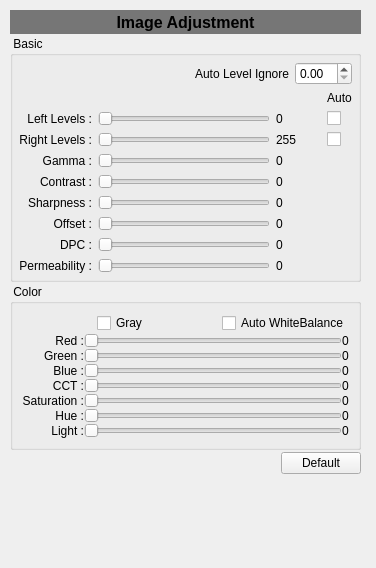
<?xml version="1.0" encoding="UTF-8"?>
<ui version="4.0">
 <class>CamImageAdjustment</class>
 <widget class="QWidget" name="CamImageAdjustment">
  <property name="geometry">
   <rect>
    <x>0</x>
    <y>0</y>
    <width>376</width>
    <height>568</height>
   </rect>
  </property>
  <property name="windowTitle">
   <string>Form</string>
  </property>
  <widget class="QWidget" name="gridLayoutWidget">
   <property name="geometry">
    <rect>
     <x>10</x>
     <y>10</y>
     <width>351</width>
     <height>544</height>
    </rect>
   </property>
   <layout class="QGridLayout" name="gridLayout" columnstretch="0,0,0">
    <property name="leftMargin">
     <number>0</number>
    </property>
    <property name="bottomMargin">
     <number>4</number>
    </property>
    <property name="horizontalSpacing">
     <number>0</number>
    </property>
    <property name="verticalSpacing">
     <number>2</number>
    </property>
    <item row="4" column="1">
     <spacer name="verticalSpacer">
      <property name="orientation">
       <enum>Qt::Vertical</enum>
      </property>
      <property name="sizeHint" stdset="0">
       <size>
        <width>20</width>
        <height>40</height>
       </size>
      </property>
     </spacer>
    </item>
    <item row="0" column="0" colspan="3">
     <widget class="QLabel" name="labnTitle">
      <property name="sizePolicy">
       <sizepolicy hsizetype="Preferred" vsizetype="Fixed">
        <horstretch>0</horstretch>
        <verstretch>0</verstretch>
       </sizepolicy>
      </property>
      <property name="minimumSize">
       <size>
        <width>0</width>
        <height>24</height>
       </size>
      </property>
      <property name="font">
       <font>
        <pointsize>12</pointsize>
        <weight>75</weight>
        <bold>true</bold>
       </font>
      </property>
      <property name="styleSheet">
       <string notr="true">background-color: rgb(118, 118, 118);</string>
      </property>
      <property name="text">
       <string>Image Adjustment</string>
      </property>
      <property name="alignment">
       <set>Qt::AlignCenter</set>
      </property>
     </widget>
    </item>
    <item row="3" column="1">
     <layout class="QHBoxLayout" name="horizontalLayout">
      <item>
       <spacer name="horizontalSpacer_3">
        <property name="orientation">
         <enum>Qt::Horizontal</enum>
        </property>
        <property name="sizeHint" stdset="0">
         <size>
          <width>40</width>
          <height>20</height>
         </size>
        </property>
       </spacer>
      </item>
      <item>
       <widget class="QPushButton" name="pbDefault">
        <property name="text">
         <string>Default</string>
        </property>
       </widget>
      </item>
     </layout>
    </item>
    <item row="2" column="1">
     <widget class="QGroupBox" name="groupBox_2">
      <property name="title">
       <string> Color</string>
      </property>
      <layout class="QGridLayout" name="gridLayout_5">
       <item row="0" column="0">
        <layout class="QGridLayout" name="gridLayout_4">
         <property name="spacing">
          <number>0</number>
         </property>
         <item row="3" column="2">
          <widget class="QLabel" name="labvBlue">
           <property name="text">
            <string>0</string>
           </property>
          </widget>
         </item>
         <item row="3" column="1">
          <widget class="QSlider" name="hsldBlue">
           <property name="orientation">
            <enum>Qt::Horizontal</enum>
           </property>
          </widget>
         </item>
         <item row="5" column="1">
          <widget class="QSlider" name="hsldSaturation">
           <property name="orientation">
            <enum>Qt::Horizontal</enum>
           </property>
          </widget>
         </item>
         <item row="6" column="2">
          <widget class="QLabel" name="labvHue">
           <property name="text">
            <string>0</string>
           </property>
          </widget>
         </item>
         <item row="3" column="0">
          <widget class="QLabel" name="labnBlue">
           <property name="text">
            <string>Blue :</string>
           </property>
           <property name="alignment">
            <set>Qt::AlignRight|Qt::AlignTrailing|Qt::AlignVCenter</set>
           </property>
          </widget>
         </item>
         <item row="1" column="2">
          <widget class="QLabel" name="labvRed">
           <property name="text">
            <string>0</string>
           </property>
          </widget>
         </item>
         <item row="4" column="0">
          <widget class="QLabel" name="labnColorTemperature">
           <property name="text">
            <string>CCT :</string>
           </property>
           <property name="alignment">
            <set>Qt::AlignRight|Qt::AlignTrailing|Qt::AlignVCenter</set>
           </property>
          </widget>
         </item>
         <item row="2" column="1">
          <widget class="QSlider" name="hsldGreen">
           <property name="orientation">
            <enum>Qt::Horizontal</enum>
           </property>
          </widget>
         </item>
         <item row="4" column="1">
          <widget class="QSlider" name="hsldColorTemperature">
           <property name="orientation">
            <enum>Qt::Horizontal</enum>
           </property>
          </widget>
         </item>
         <item row="2" column="0">
          <widget class="QLabel" name="labnGreen">
           <property name="text">
            <string>Green :</string>
           </property>
           <property name="alignment">
            <set>Qt::AlignRight|Qt::AlignTrailing|Qt::AlignVCenter</set>
           </property>
          </widget>
         </item>
         <item row="5" column="0">
          <widget class="QLabel" name="labnSaturation">
           <property name="text">
            <string>Saturation :</string>
           </property>
           <property name="alignment">
            <set>Qt::AlignRight|Qt::AlignTrailing|Qt::AlignVCenter</set>
           </property>
          </widget>
         </item>
         <item row="4" column="2">
          <widget class="QLabel" name="labvColorTemperature">
           <property name="text">
            <string>0</string>
           </property>
          </widget>
         </item>
         <item row="2" column="2">
          <widget class="QLabel" name="labvGreen">
           <property name="text">
            <string>0</string>
           </property>
          </widget>
         </item>
         <item row="5" column="2">
          <widget class="QLabel" name="labvSaturation">
           <property name="text">
            <string>0</string>
           </property>
          </widget>
         </item>
         <item row="6" column="0">
          <widget class="QLabel" name="labnHue">
           <property name="text">
            <string>Hue :</string>
           </property>
           <property name="alignment">
            <set>Qt::AlignRight|Qt::AlignTrailing|Qt::AlignVCenter</set>
           </property>
          </widget>
         </item>
         <item row="1" column="1">
          <widget class="QSlider" name="hsldRed">
           <property name="orientation">
            <enum>Qt::Horizontal</enum>
           </property>
          </widget>
         </item>
         <item row="1" column="0">
          <widget class="QLabel" name="labnRed">
           <property name="text">
            <string>Red :</string>
           </property>
           <property name="alignment">
            <set>Qt::AlignRight|Qt::AlignTrailing|Qt::AlignVCenter</set>
           </property>
          </widget>
         </item>
         <item row="7" column="1">
          <widget class="QSlider" name="hsldLight">
           <property name="orientation">
            <enum>Qt::Horizontal</enum>
           </property>
          </widget>
         </item>
         <item row="7" column="0">
          <widget class="QLabel" name="labnLight">
           <property name="text">
            <string>Light :</string>
           </property>
           <property name="alignment">
            <set>Qt::AlignRight|Qt::AlignTrailing|Qt::AlignVCenter</set>
           </property>
          </widget>
         </item>
         <item row="7" column="2">
          <widget class="QLabel" name="labvLight">
           <property name="text">
            <string>0</string>
           </property>
          </widget>
         </item>
         <item row="6" column="1">
          <widget class="QSlider" name="hsldHue">
           <property name="orientation">
            <enum>Qt::Horizontal</enum>
           </property>
          </widget>
         </item>
         <item row="0" column="0" colspan="3">
          <layout class="QHBoxLayout" name="horizontalLayout_2">
           <item>
            <spacer name="horizontalSpacer_4">
             <property name="orientation">
              <enum>Qt::Horizontal</enum>
             </property>
             <property name="sizeHint" stdset="0">
              <size>
               <width>40</width>
               <height>20</height>
              </size>
             </property>
            </spacer>
           </item>
           <item>
            <widget class="QCheckBox" name="cbGray">
             <property name="text">
              <string>Gray</string>
             </property>
            </widget>
           </item>
           <item>
            <spacer name="horizontalSpacer_5">
             <property name="orientation">
              <enum>Qt::Horizontal</enum>
             </property>
             <property name="sizeHint" stdset="0">
              <size>
               <width>40</width>
               <height>20</height>
              </size>
             </property>
            </spacer>
           </item>
           <item>
            <widget class="QCheckBox" name="cbAWB">
             <property name="text">
              <string>Auto WhiteBalance</string>
             </property>
            </widget>
           </item>
          </layout>
         </item>
        </layout>
       </item>
      </layout>
     </widget>
    </item>
    <item row="1" column="1">
     <widget class="QGroupBox" name="groupBox">
      <property name="styleSheet">
       <string notr="true"/>
      </property>
      <property name="title">
       <string> Basic</string>
      </property>
      <property name="flat">
       <bool>false</bool>
      </property>
      <property name="checkable">
       <bool>false</bool>
      </property>
      <layout class="QGridLayout" name="gridLayout_2">
       <property name="leftMargin">
        <number>6</number>
       </property>
       <property name="topMargin">
        <number>6</number>
       </property>
       <property name="rightMargin">
        <number>6</number>
       </property>
       <property name="bottomMargin">
        <number>6</number>
       </property>
       <item row="1" column="0">
        <layout class="QGridLayout" name="gridLayout_3">
         <property name="horizontalSpacing">
          <number>6</number>
         </property>
         <item row="6" column="1">
          <widget class="QSlider" name="hsldOffset">
           <property name="orientation">
            <enum>Qt::Horizontal</enum>
           </property>
          </widget>
         </item>
         <item row="2" column="0">
          <widget class="QLabel" name="labnRightLevels">
           <property name="text">
            <string>Right Levels :</string>
           </property>
           <property name="alignment">
            <set>Qt::AlignRight|Qt::AlignTrailing|Qt::AlignVCenter</set>
           </property>
          </widget>
         </item>
         <item row="1" column="1">
          <widget class="QSlider" name="hsldLeftLevels">
           <property name="orientation">
            <enum>Qt::Horizontal</enum>
           </property>
          </widget>
         </item>
         <item row="2" column="1">
          <widget class="QSlider" name="hsldRightLevels">
           <property name="orientation">
            <enum>Qt::Horizontal</enum>
           </property>
          </widget>
         </item>
         <item row="2" column="3">
          <widget class="QCheckBox" name="cbATRightLevels">
           <property name="text">
            <string/>
           </property>
          </widget>
         </item>
         <item row="1" column="0">
          <widget class="QLabel" name="labnLeftLevels">
           <property name="text">
            <string>Left Levels :</string>
           </property>
           <property name="alignment">
            <set>Qt::AlignRight|Qt::AlignTrailing|Qt::AlignVCenter</set>
           </property>
          </widget>
         </item>
         <item row="1" column="2">
          <widget class="QLabel" name="labvLeftLevels">
           <property name="text">
            <string>0</string>
           </property>
          </widget>
         </item>
         <item row="0" column="3">
          <widget class="QLabel" name="labnAuto">
           <property name="text">
            <string>Auto</string>
           </property>
           <property name="alignment">
            <set>Qt::AlignCenter</set>
           </property>
          </widget>
         </item>
         <item row="1" column="3">
          <widget class="QCheckBox" name="cbATLeftLevels">
           <property name="text">
            <string/>
           </property>
          </widget>
         </item>
         <item row="3" column="0">
          <widget class="QLabel" name="labnGamma">
           <property name="text">
            <string>Gamma :</string>
           </property>
           <property name="alignment">
            <set>Qt::AlignRight|Qt::AlignTrailing|Qt::AlignVCenter</set>
           </property>
          </widget>
         </item>
         <item row="5" column="0">
          <widget class="QLabel" name="labnSharpness">
           <property name="text">
            <string>Sharpness :</string>
           </property>
           <property name="alignment">
            <set>Qt::AlignRight|Qt::AlignTrailing|Qt::AlignVCenter</set>
           </property>
          </widget>
         </item>
         <item row="4" column="0">
          <widget class="QLabel" name="labnContrast">
           <property name="text">
            <string>Contrast :</string>
           </property>
           <property name="alignment">
            <set>Qt::AlignRight|Qt::AlignTrailing|Qt::AlignVCenter</set>
           </property>
          </widget>
         </item>
         <item row="2" column="2">
          <widget class="QLabel" name="labvRightLevels">
           <property name="minimumSize">
            <size>
             <width>45</width>
             <height>0</height>
            </size>
           </property>
           <property name="text">
            <string>255</string>
           </property>
          </widget>
         </item>
         <item row="3" column="1">
          <widget class="QSlider" name="hsldGamma">
           <property name="orientation">
            <enum>Qt::Horizontal</enum>
           </property>
          </widget>
         </item>
         <item row="4" column="1">
          <widget class="QSlider" name="hsldContrast">
           <property name="orientation">
            <enum>Qt::Horizontal</enum>
           </property>
          </widget>
         </item>
         <item row="8" column="0">
          <widget class="QLabel" name="labnPermeability">
           <property name="text">
            <string>Permeability :</string>
           </property>
           <property name="alignment">
            <set>Qt::AlignRight|Qt::AlignTrailing|Qt::AlignVCenter</set>
           </property>
          </widget>
         </item>
         <item row="6" column="0">
          <widget class="QLabel" name="labnOffset">
           <property name="text">
            <string>Offset :</string>
           </property>
           <property name="alignment">
            <set>Qt::AlignRight|Qt::AlignTrailing|Qt::AlignVCenter</set>
           </property>
          </widget>
         </item>
         <item row="4" column="2">
          <widget class="QLabel" name="labvContrast">
           <property name="text">
            <string>0</string>
           </property>
          </widget>
         </item>
         <item row="3" column="2">
          <widget class="QLabel" name="labvGamma">
           <property name="text">
            <string>0</string>
           </property>
          </widget>
         </item>
         <item row="8" column="2">
          <widget class="QLabel" name="labvPermeability">
           <property name="text">
            <string>0</string>
           </property>
          </widget>
         </item>
         <item row="5" column="2">
          <widget class="QLabel" name="labvSharpness">
           <property name="text">
            <string>0</string>
           </property>
          </widget>
         </item>
         <item row="8" column="1">
          <widget class="QSlider" name="hsldPermeability">
           <property name="orientation">
            <enum>Qt::Horizontal</enum>
           </property>
          </widget>
         </item>
         <item row="5" column="1">
          <widget class="QSlider" name="hsldSharpness">
           <property name="orientation">
            <enum>Qt::Horizontal</enum>
           </property>
          </widget>
         </item>
         <item row="6" column="2">
          <widget class="QLabel" name="labvOffset">
           <property name="text">
            <string>0</string>
           </property>
          </widget>
         </item>
         <item row="7" column="0">
          <widget class="QLabel" name="labnDPC">
           <property name="text">
            <string>DPC :</string>
           </property>
           <property name="alignment">
            <set>Qt::AlignRight|Qt::AlignTrailing|Qt::AlignVCenter</set>
           </property>
          </widget>
         </item>
         <item row="7" column="1">
          <widget class="QSlider" name="hsldDPC">
           <property name="orientation">
            <enum>Qt::Horizontal</enum>
           </property>
          </widget>
         </item>
         <item row="7" column="2">
          <widget class="QLabel" name="labvDPC">
           <property name="text">
            <string>0</string>
           </property>
          </widget>
         </item>
        </layout>
       </item>
       <item row="0" column="0">
        <layout class="QHBoxLayout" name="horizontalLayout_4">
         <item>
          <spacer name="horizontalSpacer">
           <property name="orientation">
            <enum>Qt::Horizontal</enum>
           </property>
           <property name="sizeHint" stdset="0">
            <size>
             <width>40</width>
             <height>20</height>
            </size>
           </property>
          </spacer>
         </item>
         <item>
          <widget class="QLabel" name="labelPercentage">
           <property name="text">
            <string>Auto Level Ignore</string>
           </property>
          </widget>
         </item>
         <item>
          <widget class="QDoubleSpinBox" name="doubleSpinBoxPercentage"/>
         </item>
        </layout>
       </item>
      </layout>
     </widget>
    </item>
   </layout>
  </widget>
 </widget>
 <resources/>
 <connections/>
</ui>
